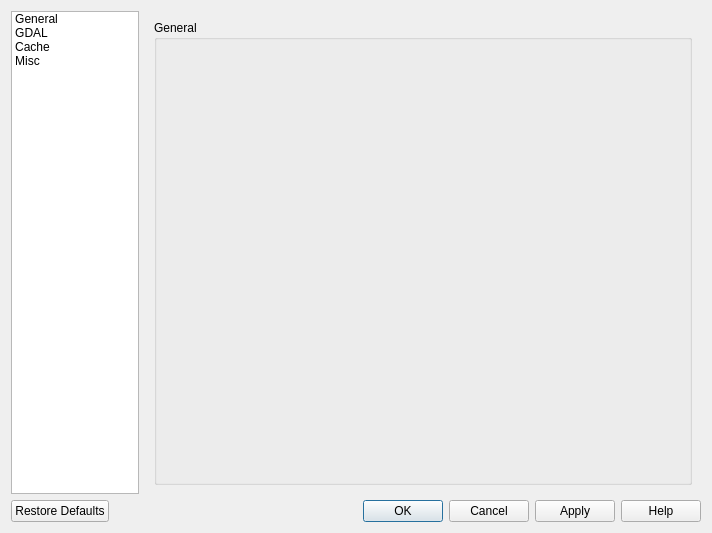
<ui version="4.0" >
 <class>Dialog</class>
 <widget class="QDialog" name="Dialog" >
  <property name="geometry" >
   <rect>
    <x>0</x>
    <y>0</y>
    <width>712</width>
    <height>533</height>
   </rect>
  </property>
  <property name="windowTitle" >
   <string>Preferences</string>
  </property>
  <property name="windowIcon" >
   <iconset resource="../../resources.qrc" >
    <normaloff>:/images/preferences.svg</normaloff>:/images/preferences.svg</iconset>
  </property>
  <layout class="QVBoxLayout" name="verticalLayout" >
   <item>
    <layout class="QHBoxLayout" name="horizontalLayout" >
     <item>
      <widget class="QListWidget" name="listWidget" >
       <property name="sizePolicy" >
        <sizepolicy vsizetype="Expanding" hsizetype="Minimum" >
         <horstretch>0</horstretch>
         <verstretch>0</verstretch>
        </sizepolicy>
       </property>
       <property name="maximumSize" >
        <size>
         <width>128</width>
         <height>16777215</height>
        </size>
       </property>
       <property name="toolTip" >
        <string/>
       </property>
       <property name="iconSize" >
        <size>
         <width>96</width>
         <height>84</height>
        </size>
       </property>
       <property name="verticalScrollMode" >
        <enum>QAbstractItemView::ScrollPerPixel</enum>
       </property>
       <property name="movement" >
        <enum>QListView::Static</enum>
       </property>
       <property name="flow" >
        <enum>QListView::TopToBottom</enum>
       </property>
       <property name="isWrapping" stdset="0" >
        <bool>false</bool>
       </property>
       <property name="resizeMode" >
        <enum>QListView::Adjust</enum>
       </property>
       <property name="spacing" >
        <number>12</number>
       </property>
       <property name="viewMode" >
        <enum>QListView::IconMode</enum>
       </property>
       <item>
        <property name="text" >
         <string>General</string>
        </property>
        <property name="icon" >
         <iconset resource="../../resources.qrc" >
          <normaloff>:/images/preferences.svg</normaloff>:/images/preferences.svg</iconset>
        </property>
       </item>
       <item>
        <property name="text" >
         <string>GDAL</string>
        </property>
        <property name="icon" >
         <iconset resource="../../resources.qrc" >
          <normaloff>:/images/GDALLogoColor.svg</normaloff>:/images/GDALLogoColor.svg</iconset>
        </property>
       </item>
       <item>
        <property name="text" >
         <string>Cache</string>
        </property>
        <property name="icon" >
         <iconset resource="../../resources.qrc" >
          <normaloff>:/images/harddisk.svg</normaloff>:/images/harddisk.svg</iconset>
        </property>
       </item>
       <item>
        <property name="text" >
         <string>Misc</string>
        </property>
        <property name="icon" >
         <iconset resource="../../resources.qrc" >
          <normaloff>:/images/misc-preferences.svg</normaloff>:/images/misc-preferences.svg</iconset>
        </property>
       </item>
      </widget>
     </item>
     <item>
      <widget class="QStackedWidget" name="stackedWidget" >
       <widget class="QWidget" name="generalPage" >
        <layout class="QVBoxLayout" name="generalVerticalLayout" >
         <item>
          <widget class="QGroupBox" name="generalGroupBox" >
           <property name="title" >
            <string>General</string>
           </property>
           <layout class="QVBoxLayout" name="generalGroupVerticalLayout" >
            <property name="spacing" >
             <number>3</number>
            </property>
            <item>
             <widget class="GeneralPreferencesPage" native="1" name="generalPreferencesPage" />
            </item>
           </layout>
          </widget>
         </item>
        </layout>
       </widget>
       <widget class="QWidget" name="gdalPage" >
        <layout class="QVBoxLayout" name="gdalVerticalLayout" >
         <property name="spacing" >
          <number>3</number>
         </property>
         <item>
          <widget class="QGroupBox" name="gdalGroupBox" >
           <property name="title" >
            <string>GDAL</string>
           </property>
           <layout class="QVBoxLayout" name="gdalGroupVerticalLayout" >
            <item>
             <widget class="GDALPreferencesPage" native="1" name="gdalPreferencesPage" />
            </item>
           </layout>
          </widget>
         </item>
        </layout>
       </widget>
       <widget class="QWidget" name="cachePage" >
        <layout class="QVBoxLayout" name="verticalLayout_3" >
         <property name="spacing" >
          <number>3</number>
         </property>
         <item>
          <widget class="QGroupBox" name="cacheGroupBox" >
           <property name="title" >
            <string>Cache</string>
           </property>
          </widget>
         </item>
        </layout>
       </widget>
       <widget class="QWidget" name="miscPage" >
        <layout class="QVBoxLayout" name="verticalLayout_4" >
         <property name="spacing" >
          <number>3</number>
         </property>
         <item>
          <widget class="QGroupBox" name="miscGroupBox" >
           <property name="title" >
            <string>Misc</string>
           </property>
          </widget>
         </item>
        </layout>
       </widget>
      </widget>
     </item>
    </layout>
   </item>
   <item>
    <widget class="QDialogButtonBox" name="buttonBox" >
     <property name="orientation" >
      <enum>Qt::Horizontal</enum>
     </property>
     <property name="standardButtons" >
      <set>QDialogButtonBox::Apply|QDialogButtonBox::Cancel|QDialogButtonBox::Help|QDialogButtonBox::Ok|QDialogButtonBox::RestoreDefaults</set>
     </property>
    </widget>
   </item>
  </layout>
 </widget>
 <customwidgets>
  <customwidget>
   <class>GeneralPreferencesPage</class>
   <extends>QWidget</extends>
   <header>widgets.h</header>
   <container>1</container>
  </customwidget>
  <customwidget>
   <class>GDALPreferencesPage</class>
   <extends>QWidget</extends>
   <header>widgets.h</header>
   <container>1</container>
  </customwidget>
 </customwidgets>
 <resources>
  <include location="../../resources.qrc" />
 </resources>
 <connections>
  <connection>
   <sender>buttonBox</sender>
   <signal>accepted()</signal>
   <receiver>Dialog</receiver>
   <slot>accept()</slot>
   <hints>
    <hint type="sourcelabel" >
     <x>248</x>
     <y>254</y>
    </hint>
    <hint type="destinationlabel" >
     <x>157</x>
     <y>274</y>
    </hint>
   </hints>
  </connection>
  <connection>
   <sender>buttonBox</sender>
   <signal>rejected()</signal>
   <receiver>Dialog</receiver>
   <slot>reject()</slot>
   <hints>
    <hint type="sourcelabel" >
     <x>316</x>
     <y>260</y>
    </hint>
    <hint type="destinationlabel" >
     <x>286</x>
     <y>274</y>
    </hint>
   </hints>
  </connection>
 </connections>
</ui>
